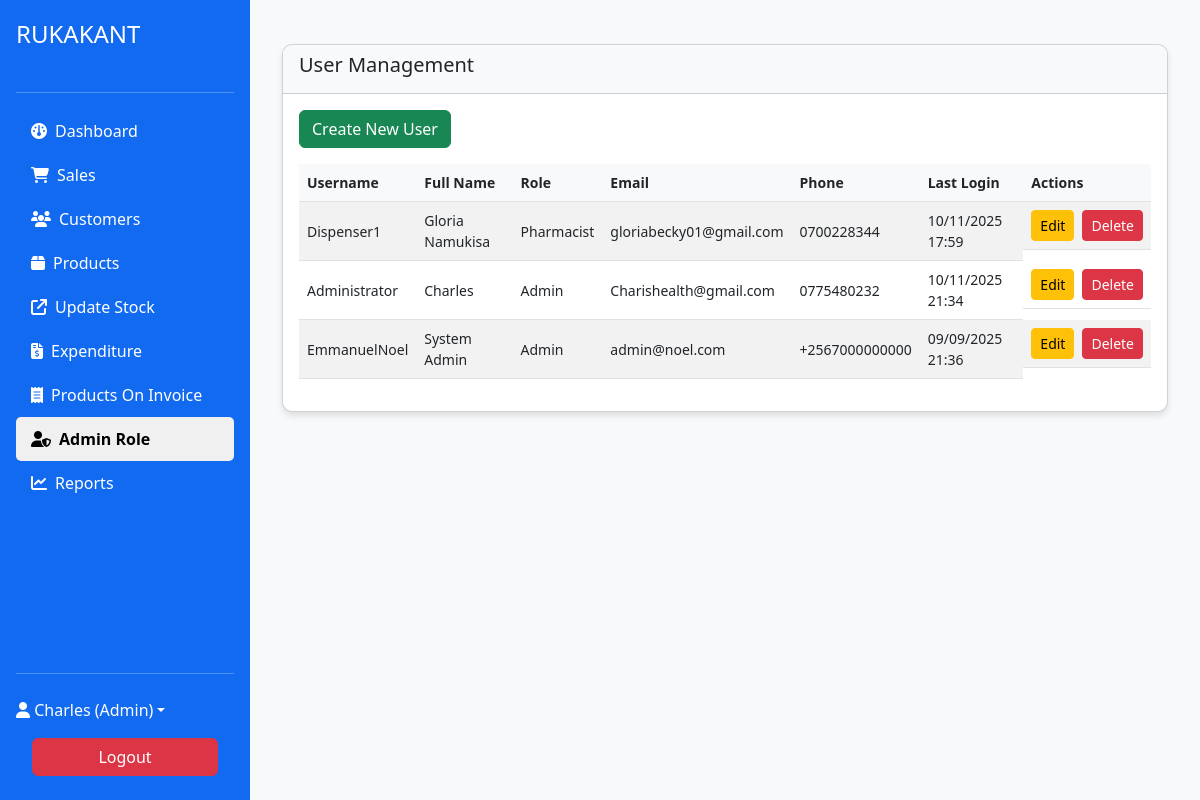
The page /system/admin.php (signed in) on the database as committed earlier.
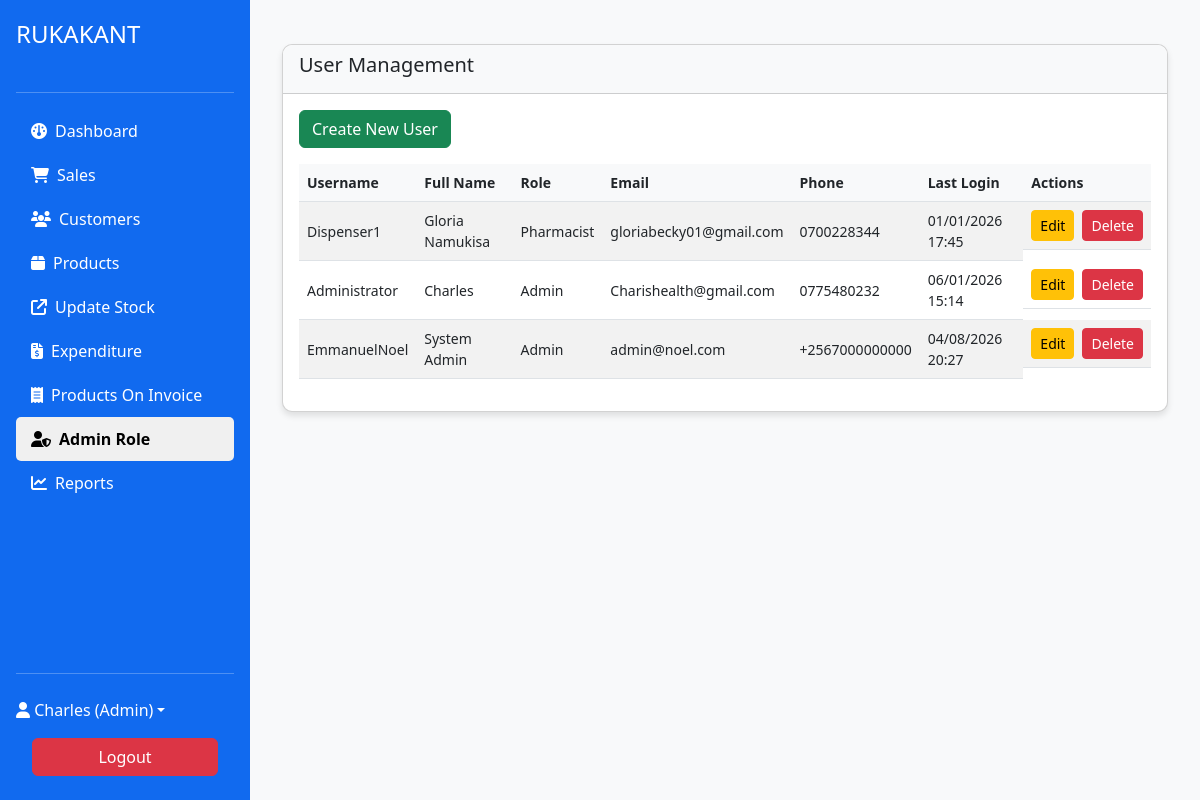
The same page on the database as committed later.
### tables this page shows
CREATE TABLE `users_pharm` (
  `id` int(11) NOT NULL,
  `username` varchar(50) NOT NULL,
  `password` varchar(255) NOT NULL,
  `role` enum('admin','pharmacist') NOT NULL,
  `full_name` varchar(100) NOT NULL,
  `email` varchar(100) NOT NULL,
  `phone` varchar(20) DEFAULT NULL,
  `created_at` datetime DEFAULT current_timestamp(),
  `last_login` datetime DEFAULT NULL,
  `status` tinyint(4) DEFAULT 1
);

### includes/db.php (called while the page is built, shortened)
<?php
class Database
{
    private $host = 'localhost';
    private $user = 'root';
    private $pass = '';
    private $dbname = 'hospital_management';
    private $conn;
    public function __construct()
    {
        $this->conn = new mysqli($this->host, $this->user, $this->pass, $this->dbname);
    }
    public function query($sql, $params = [])
    {
        $stmt = $this->conn->prepare($sql);
        $stmt->execute();
        $result = $stmt->get_result();
        return $result ? $result->fetch_all(MYSQLI_ASSOC) : false;
    }
}
$db = new Database();

### includes/auth.php (called while the page is built, shortened)
<?php
if (!function_exists('base_url')) {
    function base_url($path = '') {
        $script = str_replace('\\', '/', $_SERVER['SCRIPT_NAME'] ?? '');
        $base = preg_replace('#/(includes|system|classes|fpdf|invoices)(/.*)?$#', '', $script);
        $base = preg_replace('#/[^/]+\.php$#', '', $base);
        $base = rtrim($base, '/');
        return $base . ($path !== '' ? '/' . ltrim($path, '/') : '');
    }
}
require_once __DIR__ . '/db.php';
class Auth {
    public function isLoggedIn() {
        return isset($_SESSION['user_id']);
    }
    public function isAdmin() {
        return $this->isLoggedIn() && $_SESSION['role'] === 'admin';
    }
}
$auth = new Auth($db);

### system/admin.php (the view, shortened to what this page needs)
<?php
require_once '../includes/db.php';
require_once '../includes/auth.php';
$users = $db->query("SELECT * FROM users_pharm ORDER BY created_at DESC");
?>
<!DOCTYPE html>
<html lang="en">
<head>
<link href="https://cdn.jsdelivr.net/npm/bootstrap@5.3.1/dist/css/bootstrap.min.css" rel="stylesheet" />
</head>
<body>
<?php require_once '../includes/header.php'; ?>
<div class="container-fluid mt-4">
    <div class="card mb-4">
        <div class="card-header"><h5>User Management</h5></div>
        <div class="card-body">
            <button class="btn btn-success mb-3" data-bs-toggle="modal" data-bs-target="#createUserModal">Create New User</button>
            <div class="table-responsive">
                <table class="table table-striped align-middle">
                    <thead>
                        <tr>
                            <th>Username</th>
                            <th>Full Name</th>
                            <th>Role</th>
                            <th>Email</th>
                            <th>Phone</th>
                            <th>Last Login</th>
                            <th>Actions</th>
                        </tr>
                    </thead>
                    <tbody>
                    <?php foreach ($users as $user): ?>
                        <tr>
                            <td><?= htmlspecialchars($user['username']) ?></td>
                            <td><?= htmlspecialchars($user['full_name']) ?></td>
                            <td><?= ucfirst($user['role']) ?></td>
                            <td><?= htmlspecialchars($user['email']) ?></td>
                            <td><?= htmlspecialchars($user['phone']) ?></td>
                            <td><?= $user['last_login'] ? date('d/m/Y H:i', strtotime($user['last_login'])) : 'Never' ?></td>
                            <td class="d-flex gap-2">
                                <button
                                    class="btn btn-sm btn-warning edit-btn flex-fill"
                                    data-id="<?= $user['id'] ?>"
                                    data-username="<?= htmlspecialchars($user['username'], ENT_QUOTES) ?>"
                                    data-full_name="<?= htmlspecialchars($user['full_name'], ENT_QUOTES) ?>"
                                    data-role="<?= $user['role'] ?>"
                                    data-email="<?= htmlspecialchars($user['email'], ENT_QUOTES) ?>"
                                    data-phone="<?= htmlspecialchars($user['phone'], ENT_QUOTES) ?>"
                                    data-bs-toggle="modal" data-bs-target="#editUserModal"
                                >Edit</button>
                                <a href="admin.php?delete=<?= $user['id'] ?>" class="btn btn-sm btn-danger flex-fill" onclick="return confirm('Are you sure?')">Delete</a>
                            </td>
                        </tr>
                    <?php endforeach; ?>
                    </tbody>
                </table>
            </div>
        </div>
    </div>
</div>
</body>
</html>

### includes/header.php (shortened to what this page needs)
<?php
require_once __DIR__ . '/auth.php';
?>
<!DOCTYPE html>
<html lang="en">
<head>
  <link href="https://cdn.jsdelivr.net/npm/bootstrap@5.3.0/dist/css/bootstrap.min.css" rel="stylesheet" />
  <link href="../assets/css/style.css" rel="stylesheet" />
  <link rel="stylesheet" href="https://cdnjs.cloudflare.com/ajax/libs/font-awesome/6.5.0/css/all.min.css" />
</head>
<body>
  <?php if ($auth->isLoggedIn()): ?>
    <div class="wrapper">
      <nav class="sidebar d-flex flex-column p-3">
        <a href="index.php" class="navbar-brand text-white mb-4 fs-4">RUKAKANT</a>
        <hr class="text-white" />
        <ul class="nav nav-pills flex-column mb-auto">
          <li>
            <a
              href="<?= base_url('system/index.php') ?>"
              class="nav-link <?= basename($_SERVER['PHP_SELF']) == 'index.php' ? 'active-link' : '' ?>"
              ><i class="fa-solid fa-gauge"></i> Dashboard</a
            >
          </li>
          <li>
            <a
              href="<?= base_url('system/sales.php') ?>"
              class="nav-link <?= basename($_SERVER['PHP_SELF']) == 'sales.php' ? 'active-link' : '' ?>"
              ><i class="fa-solid fa-cart-shopping"></i> Sales</a
            >
          </li>
          <li>
            <a
              href="<?= base_url('system/customers.php') ?>"
              class="nav-link <?= basename($_SERVER['PHP_SELF']) == 'customers.php' ? 'active-link' : '' ?>"
              ><i class="fa-solid fa-users"></i> Customers</a
            >
          </li>
          <li>
            <a
              href="<?= base_url('system/products.php') ?>"
              class="nav-link <?= basename($_SERVER['PHP_SELF']) == 'products.php' ? 'active-link' : '' ?>"
              ><i class="fa-solid fa-box"></i> Products</a
            >
          </li>
          <li>
            <a
              href="<?= base_url('system/update_stock.php') ?>"
              class="nav-link <?= basename($_SERVER['PHP_SELF']) == 'update_stock.php' ? 'active-link' : '' ?>"
              ><i class="fa-solid fa-arrow-up-right-from-square"></i> Update Stock</a
            >
          </li>
            <li>
              <a
                href="<?= base_url('system/expenditures.php') ?>"
                class="nav-link <?= basename($_SERVER['PHP_SELF']) == 'expenditures.php' ? 'active-link' : '' ?>"
                ><i class="fa-solid fa-file-invoice-dollar"></i> Expenditure</a
              >
            </li>
          <?php if ($auth->isAdmin()): ?>
          <li>
            <a
              href="<?= base_url('system/view_invoice.php') ?>"
              class="nav-link <?= basename($_SERVER['PHP_SELF']) == 'view_invoice.php' ? 'active-link' : '' ?>"
              ><i class="fa-solid fa-receipt"></i>Products On Invoice</a
            >
          </li>
            <li>
              <a
                href="<?= base_url('system/admin.php') ?>"
                class="nav-link <?= basename($_SERVER['PHP_SELF']) == 'admin.php' ? 'active-link' : '' ?>"
                ><i class="fa-solid fa-user-shield"></i> Admin Role</a
              >
            </li>
            <li>
              <a
                href="<?= base_url('system/reports.php') ?>"
                class="nav-link <?= basename($_SERVER['PHP_SELF']) == 'reports.php' ? 'active-link' : '' ?>"
                ><i class="fa-solid fa-chart-line"></i> Reports</a
              >
            </li>
          <?php endif; ?>
        </ul>
        <hr class="text-white" />
        <div class="dropdown">
          <a
            href="#"
            class="d-flex align-items-center text-white text-decoration-none dropdown-toggle"
            id="navbarDropdown"
            data-bs-toggle="dropdown"
            aria-expanded="false"
            style="color: inherit;"
          >
            <i class="fa-solid fa-user"></i><div> <p>&nbsp;</p></div>
            <?= htmlspecialchars($_SESSION['full_name'] ?? $_SESSION['username']) ?>
            (<?= ucfirst($_SESSION['role']) ?>)
          </a>
              <div class="mx-3 my-2 d-grid">
                <a href="../logout.php" class="btn btn-danger">Logout</a>
              </div>
        </div>
      </nav>
      <div class="content">
  <?php else: ?>
  <?php endif; ?>

### assets/css/style.css (style rules this page uses)
body { font-family: 'Segoe UI', Tahoma, Geneva, Verdana, sans-serif; background-color: #f8f9fa; }
.card { border-radius: 10px; box-shadow: 0 4px 6px rgba(0, 0, 0, 0.1); margin-bottom: 20px; }
.card-header { border-radius: 10px 10px 0 0 !important; background-color: #f8f9fa; font-weight: 600; }
.table-responsive { overflow-x: auto; }
.table { font-size: 14px; }
.table th { font-weight: 600; background-color: #f8f9fa; }

### includes/header.php (style rules this page uses)
body, html { margin: 0; padding: 0; height: 100%; }
.wrapper { display: flex; min-height: 100vh; width: 100%; }
.sidebar { background-color: #116aef; color: white; min-width: 250px; max-width: 280px; flex-shrink: 0; }
.sidebar .nav-link { color: #fff; padding: 10px 15px; border-radius: 5px; transition: background-color 0.2s ease, color 0.2s ease, transform 0.1s; cursor: pointer; display: flex; align-items: center; gap: 8px; text-decoration: none; }
.sidebar .nav-link.active-link { background-color: #f0f0f0; color: #000; font-weight: bold; text-decoration: none; }
.content { flex-grow: 1; padding: 20px; width: 100%; }

Rows that differ between the two databases and show on the page:
changed users_pharm "Dispenser1": last_login "10/11/2025 17:59" → "01/01/2026 17:45"
changed users_pharm "Administrator": last_login "10/11/2025 21:34" → "06/01/2026 15:14"
changed users_pharm "EmmanuelNoel": last_login "09/09/2025 21:36" → "04/08/2026 20:27"
